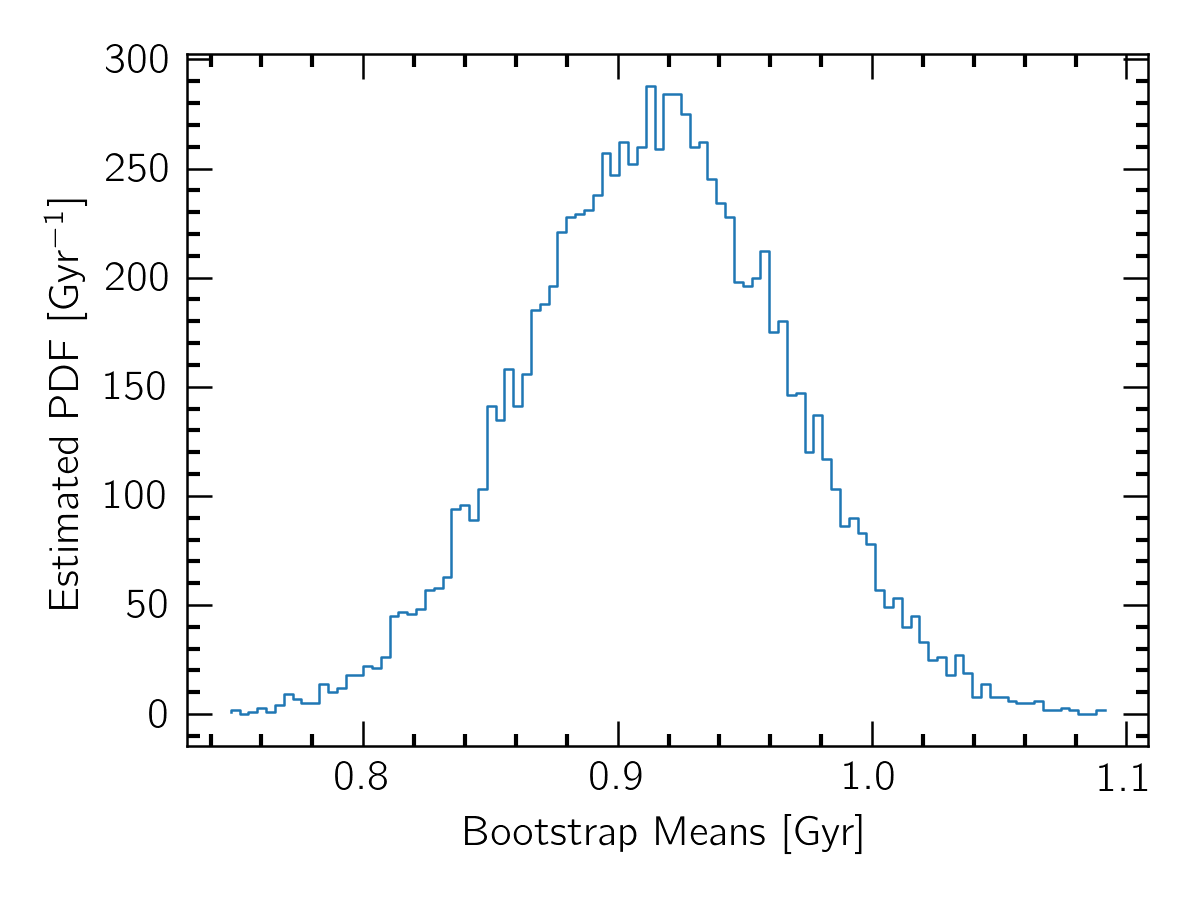

Write Python code to recreate this figure.
import numpy as np
import matplotlib.pyplot as plt

Nb = 10000
x = np.array([1.209, 0.645, 0.788, 0.840, 0.930, 1.195, 0.597, 0.851, 1.107, 0.814, 0.695, 0.592, 0.752, 1.204, 1.205, 1.175, 0.920, 0.656, 1.240, 1.168])

print ("Sample mean = ", end = "")


print ("%.2f"%np.mean(x))

means = np.zeros(Nb)
for i in range(Nb):
   I = np.floor(np.random.rand(len(x))*19).astype(int)
   xb = np.array([x[j] for j in I])
   means[i] = np.mean(xb)

y1,x1 = np.histogram(means,bins=100)
y = y1.astype("float")
x = 0.5*(x1[1:]+x1[:-1])

bstd = np.std(means)
print ("Bootstrap std = %.2f"%bstd, end = "")
plt.step(x,y)
plt.xlabel("Bootstrap Means [Gyr]")
plt.ylabel(r"Estimated PDF [Gyr$^{-1}$]")
plt.tight_layout()
plt.savefig("bootstrap.png")
plt.close()
